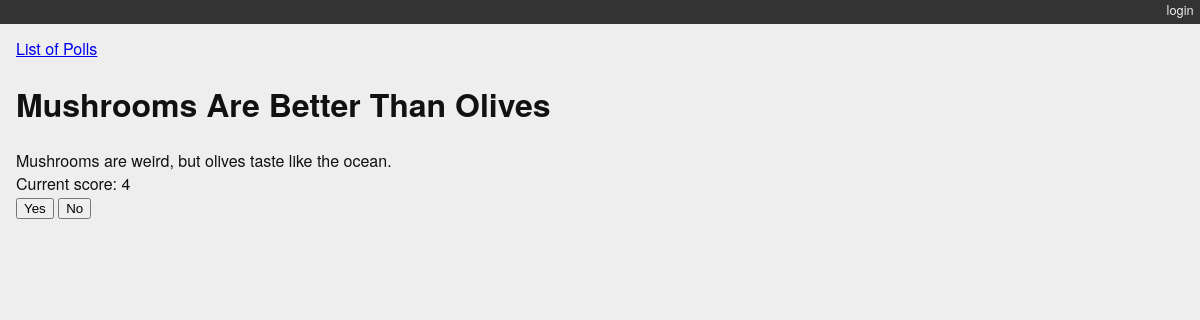
The app's page /polling/polls/1/, older data.
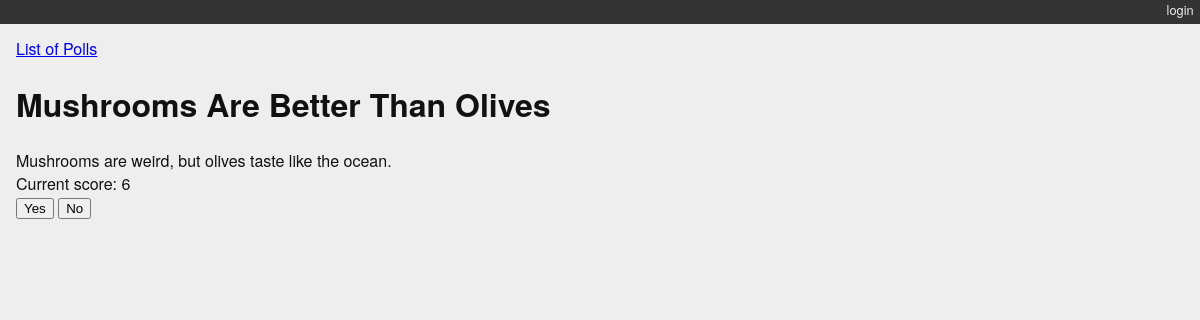
The same page, newer data.
### polling/models.py (models this page shows, shortened)
class Poll(models.Model):
    title = models.CharField(max_length=128)
    text = models.TextField(blank=True)
    score = models.IntegerField(default=0)

### polling/views.py (the view)
# urls.py: path('polls/<int:poll_id>/', detail_view, name="poll_detail"),
def detail_view(request, poll_id):
    try:
        poll = Poll.objects.get(pk=poll_id)
    except Poll.DoesNotExist:
        raise Http404
    if request.method == "POST":
        if request.POST.get("vote") == "Yes":
            poll.score += 1
        else:
            poll.score -= 1
        poll.save()
    context = {'poll': poll}
    return render(request, 'polling/detail.html', context)

### polling/templates/polling/detail.html (shortened to what this page needs)
<!DOCTYPE html>
{% extends "base.html" %}
{% block content %}
<a href="/polling/">List of Polls</a>
<h1>{{ poll.title }}</h1>
<div class="poll-body">
    {{ poll.text }}
</div>
<div class="poll-score">
    Current score: {{ poll.score }}
</div>
<div class="poll-vote">
    <form method="POST">
        <input type="submit" name="vote" value="Yes">
        <input type="submit" name="vote" value="No">
    </form>
</div>
{% endblock %}

Row changes from the older to the newer data that the page shows:
changed Poll "Mushrooms Are Better Than Olives": score "4" → "6"
